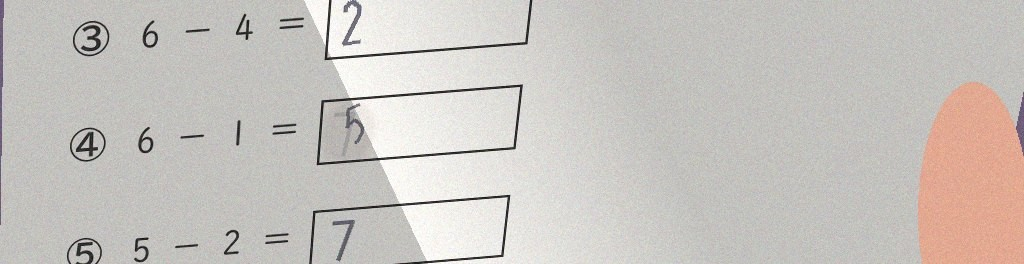
#> input picture tools/samples/worksheet_sample.jpg, 1024 x 264 px
$ python -i sheet_marks.py   (imports and definitions only)
#> lines starting #> are read from the running program, lines starting #| are printed output that depends on the picture; after the words box and inside, x2 and y2 are one past the last pixel; in counts of white or black regions, pixels touching at a corner belong together
"""The study mode's worksheet in the overview frame (#116): its four corner marks, found with
OpenCV alone (no AI, nothing sent anywhere), so the game can show the real sheet, straightened.

The marks (tools/build_worksheets.py, fiducials): a 12 mm black square with a 4 mm white square
in its middle, centred at (14, 14), (196, 14), (14, 283), (196, 283) mm of the A4 page. Candidates
are dark four-sided blobs with one bright hole of about the right size; of them, the four that
make the closest 182 x 269 mm rectangle (in shape, under the camera's perspective) are the marks.

The answer is the four centres as 0..1 of the image as given (the game sends the frame as it
shows it: flips applied), named by the page: tl, tr, bl, br. Which short side is the page's top
cannot be told from the marks alone (they are all alike): the one nearer the top of the image.
"""

from __future__ import annotations

import itertools
import math
from typing import Any

import numpy as np

MARK_MM = 12.0
CENTRES_MM = {"tl": (14.0, 14.0), "tr": (196.0, 14.0), "bl": (14.0, 283.0), "br": (196.0, 283.0)}
RATIO = (283.0 - 14.0) / (196.0 - 14.0)  # 269 / 182
MAX_CANDIDATES = 14
# a candidate's side (the square root of its area) against the mark's expected side
SIZE_TOLERANCE = (0.5, 2.0)
# three marks seen: the side ratio's error (stricter than four's), the middle mark's angle
THREE_MAX_SCORE = 0.3
THREE_MAX_COS = 0.35  # about 70..110 degrees


def _candidates(gray: np.ndarray) -> list[dict]:
    import cv2
    h, w = gray.shape
    blur = cv2.GaussianBlur(gray, (3, 3), 0)
    block = max(15, (min(h, w) // 12) | 1)
    binary = cv2.adaptiveThreshold(blur, 255, cv2.ADAPTIVE_THRESH_MEAN_C, cv2.THRESH_BINARY_INV, block, 12)
    contours, hier = cv2.findContours(binary, cv2.RETR_TREE, cv2.CHAIN_APPROX_SIMPLE)
    if hier is None:
        return []
    hier = hier[0]
    min_area = (min(h, w) * 0.008) ** 2
    max_area = (min(h, w) * 0.2) ** 2
    out = []
    for i, c in enumerate(contours):
        area = cv2.contourArea(c)
        if not min_area <= area <= max_area:
            continue
        approx = cv2.approxPolyDP(c, 0.08 * cv2.arcLength(c, True), True)
        if len(approx) != 4 or not cv2.isContourConvex(approx):
            continue
        x, y, bw, bh = cv2.boundingRect(approx)
        if not 0.4 <= bw / max(bh, 1) <= 2.5 or area < 0.5 * bw * bh:
            continue
        # one bright hole inside: (4 / 12)^2 = 0.11 of the mark, give or take blur and perspective
        child = hier[i][2]
        hole_ok = False
        while child != -1:
            ratio = cv2.contourArea(contours[child]) / area
            if 0.03 <= ratio <= 0.3:
                hole_ok = True
                break
            child = hier[child][0]
        if not hole_ok:
            continue
        m = cv2.moments(c)
        if m["m00"] <= 0:
            continue
        out.append({"c": (m["m10"] / m["m00"], m["m01"] / m["m00"]), "area": area,
                    "quad": approx.reshape(4, 2).astype(float)})
    out.sort(key=lambda d: -d["area"])
    return out[:MAX_CANDIDATES]


# [43 lines left out: functions _order, _score, _sizes_fit, not called in this run]


def find_marks(image: np.ndarray, max_score: float = 0.6) -> dict[str, Any] | None:
    """BGR or gray image -> {"corners": {tl, tr, bl, br: [u, v]}, "score"} or None.

    With three marks seen (#130: a cable over one), the fourth is where the three put it (the
    sheet as a parallelogram: a little off under perspective, close enough to straighten it);
    the answer then names it in "inferred". Four marks seen always win over three."""
    import cv2
    gray = image if image.ndim == 2 else cv2.cvtColor(image, cv2.COLOR_BGR2GRAY)
    h, w = gray.shape
    cands = _candidates(gray)
    if len(cands) < 3:
        return None
    pts = np.array([c["c"] for c in cands], dtype=float)
    sides = np.sqrt(np.array([c["area"] for c in cands], dtype=float))
    best: tuple[float, np.ndarray] | None = None
    for idx in itertools.combinations(range(len(pts)), 4):
        q = _order(pts[list(idx)])
        if q is None or not _sizes_fit(q, sides[list(idx)]):
            continue
        s = _score(q)
        if best is None or s < best[0]:
            best = (s, q)
    inferred = ""
    if best is None or best[0] > max_score:
        three = _three_marks(pts, sides, w, h, [c["quad"] for c in cands])
        if three is None:
            return None
        best, inferred = three
    s, q = best
    names = ("tl", "tr", "bl", "br")
    out: dict[str, Any] = {"corners": {n: [round(float(p[0]) / w, 5), round(float(p[1]) / h, 5)] for n, p in zip(names, q)},
                           "score": round(float(s), 4), "size": [w, h]}
    if inferred:
        out["inferred"] = inferred
    return out


# [83 lines left out: functions _three_marks, _perspective_fourth, find_marks_jpeg, not called in this run]

>>> import cv2
>>> picture = cv2.imread('../../../../tools/samples/worksheet_sample.jpg')
#> picture is the input picture: shape (264, 1024, 3); mean B, G, R 191.2, 196, 200.7
>>> result = find_marks(picture)
#> in find_marks, `gray = image if image.ndim == 2 else cv2.cvtColor(image, cv2.COLOR_BGR..`:
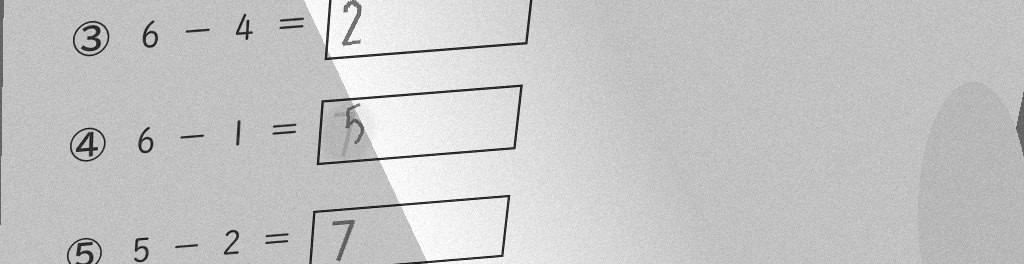
#> gray: shape (264, 1024); min 12, max 255, mean 196.9
#> in _candidates, `binary = cv2.adaptiveThreshold(blur, 255, cv2.ADAPTIVE_THRESH_MEAN_C, ..`:
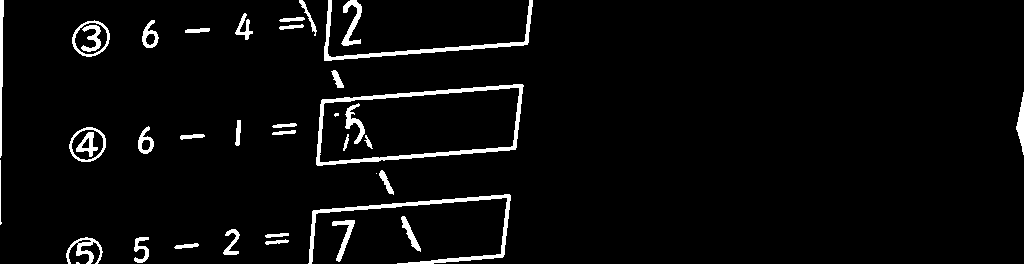
#> binary: shape (264, 1024); 3.9% white; 38 white regions (3 under 20 px)
#> in _candidates, `contours, hier = cv2.findContours(binary, cv2.RETR_TREE, cv2.CHAIN_APP..`: contours = 45 contours, 4 with area under 20; largest, box (x1, y1, x2, y2) and area: (316, 84, 524, 166) 13050, (319, 87, 520, 163) 11505, (308, 194, 511, 264) 1144, (72, 20, 110, 57) 1010, (69, 127, 106, 162) 954
#> the loop in _candidates, `for i, c in enumerate(contours):` made 45 passes
#> (area, approx) on passes 2, 3, 4, 5, 6, 7, 8, 9, 10, 11, 13, 15: (65.5, [[198, 244], [174, 247]]), (52, [[288, 240], [265, 243]]), (149.5, [[148, 237], [135, 239], [137, 262]]), (302, [[100, 245], [68, 263]]), (37, [[77, 242], [82, 239], [91, 241]]), (52.5, [[288, 233], [265, 236]]), (143.5, [[235, 229], [224, 254], [238, 253], [228, 250]]), (236.5, [[354, 220], [332, 222], [349, 225], [338, 261]]), (178.5, [[402, 216], [420, 251]]), (1144, [[510, 195], [308, 263]]), (108, [[381, 170], [393, 194]]), (70.5, [[204, 135], [180, 138]])
#> (area, approx, x, y, bw, bh) on passes 17, 18, 22, 36, 37, 38: (953.5, [[99, 130], [73, 135], [75, 158], [101, 154]], 73, 130, 29, 29), (764.5, [[93, 129], [103, 147], [80, 159], [72, 140]], 72, 129, 32, 31), (84, [[144, 139], [150, 141], [147, 150], [141, 148]], 141, 139, 10, 12), (90.5, [[153, 33], [155, 39], [149, 45], [145, 38]], 145, 33, 11, 13), (1009.5, [[102, 23], [75, 30], [79, 53], [105, 48]], 75, 23, 31, 31), (811, [[89, 22], [107, 33], [93, 54], [74, 42]], 74, 22, 34, 33)
#> after the loop in _candidates, `for i, c in enumerate(contours):`: out = 1 item
